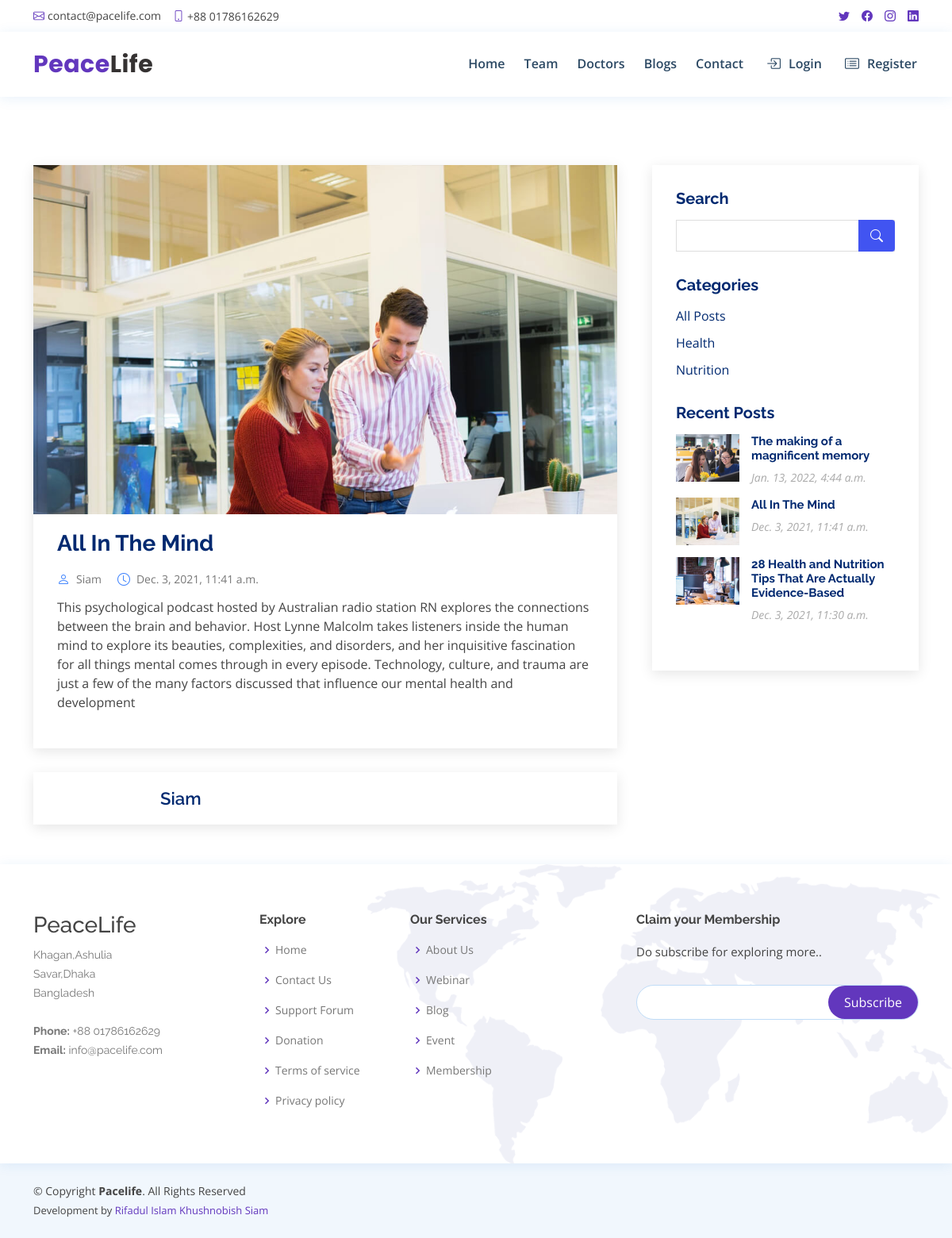
Page /blog/all-in-the-mind/ on the committed database.
### blog/models.py (models this page shows, shortened)
class BlogPost(models.Model):
    author = models.ForeignKey(User, on_delete=models.CASCADE)
    title = models.CharField(max_length=1000)
    content = RichTextUploadingField()
    slug = models.SlugField(max_length=300, null=True,blank=True)
    category = models.ForeignKey(Category, on_delete=models.CASCADE)
    image = models.ImageField(upload_to='Blog_images/')
    publish = models.BooleanField(default=True)
    create_at = models.DateTimeField(auto_now_add=True)
    updated_at = models.DateTimeField(auto_now=True)

class Category(models.Model):
    title = models.CharField(max_length=100)
    slug = models.SlugField(max_length=300, null=True,blank=True)
    create_at = models.DateTimeField(auto_now_add=True)
    updated_at = models.DateTimeField(auto_now=True)
    def __str__(self):
        return self.title

### account/models.py (models this page shows, shortened)
class User(AbstractBaseUser,PermissionsMixin):
    userType = (
        ('Patient','Patient'),
        ('Doctor','Doctor'),
    )
    email = LowercaseEmailField(_('email address'), unique=True)
    username = models.CharField(_('username'), max_length=150,unique=True)
    first_name = models.CharField(max_length=255, blank = True)
    last_name = models.CharField(max_length=255, blank = True)
    phone_regex = RegexValidator( regex = r'^\d{11}$',message = "phone number should exactly be in 11 digits")
    phone = models.CharField(max_length=255, validators=[phone_regex], blank = True, null=True)  # you can set it unique = True
    profile_image = models.ImageField(upload_to='user_profile_pic',default='user_profile_pic/avatar.png')
    user_type = models.CharField(max_length=255,choices=userType)
    is_staff = models.BooleanField(default=False)
    is_active = models.BooleanField(default=True)
    date_joined = models.DateTimeField(auto_now_add=True)
    updated = models.DateTimeField(auto_now=True)
    objects = CustomUserManager()
    USERNAME_FIELD = 'email'
    REQUIRED_FIELDS = ['username','phone']
    class Meta:
        verbose_name = "Accounts"
        verbose_name_plural ="Accounts"
    def __str__(self):
        return self.username

### blog/views.py (the view)
# urls.py: path('<str:slug>/', blogDetailsView, name='blog_details'),
def blogDetailsView(request, slug):
    template_name = "blog/blog_details.html"
    details = BlogPost.objects.get(slug=slug)
    categorys = Category.objects.all()
    recent_posts = BlogPost.objects.all().order_by('-create_at')
    context = {
        'details': details,
        'categorys': categorys,
        'recent_posts':recent_posts
    }
    return render(request, template_name, context)

### templates/blog/blog_details.html (shortened to what this page needs)
{% extends 'base.html' %}
{% load static %}
{% block css_file %}
<link href="{% static 'assets/css/blog.css' %}" rel="stylesheet">
{% endblock css_file %}
{% block main__content %}
<main id="main" style="margin-top:10.5rem">
  <section id="blog" class="blog">
    <div class="container" data-aos="fade-up">
      <div class="row">
        <div class="col-lg-8 entries">
          <article class="entry entry-single">
            <div class="entry-img">
              <img src="{{ details.image.url }}" alt="" class="img-fluid">
            </div>
            <h2 class="entry-title">
              <a href="blog-single.html">{{details.title}}</a>
            </h2>
            <div class="entry-meta">
              <ul>
                <li class="d-flex align-items-center"><i class="bi bi-person"></i> <a
                    href="blog-single.html">{{details.author |title}}</a></li>
                <li class="d-flex align-items-center"><i class="bi bi-clock"></i> <a href="blog-single.html"><time
                      datetime="2020-01-01">{{details.create_at}}</time></a></li>
            </div>
            <div class="entry-content">
              {{details.content | safe}}
            </div>
          </article>
          <div class="blog-author d-flex align-items-center">
            <div>
              <h4>{{details.author|title}}</h4>
            </div>
          </div>
        </div>
        <div class="col-lg-4">
          {% include 'blog/blog_sidebar.html' %}
        </div>
      </div>
    </div>
  </section>
</main>
{% endblock main__content %}

### templates/blog/blog_sidebar.html
{% load static %}
<div class="sidebar">
    <h3 class="sidebar-title">Search</h3>
    <div class="sidebar-item search-form">
        <form action="{% url 'blog' %}" method="GET">
            <input type="text" name='search'>
            <button type="submit"><i class="bi bi-search"></i></button>
        </form>
    </div>
    <h3 class="sidebar-title">Categories</h3>
    <div class="sidebar-item categories">
        <ul>
            <li>
                <a href="{%url 'blog' %}">All Posts</a>
            </li>
            {% for category in categorys %}
            <li>
                <a href="{%url 'categories' category.id %}">{{category.title}}</a>
            </li>
            {% endfor %}
        </ul>
    </div>
    <h3 class="sidebar-title">Recent Posts</h3>
    <div class="sidebar-item recent-posts">
        {% for post in recent_posts %}
        <div class="post-item clearfix">
            <img src="{{ post.image.url }}" alt="">
            <h4><a href="{%url 'blog_details' post.slug %}">{{post.title}}</a></h4>
            <time datetime="2020-01-01">{{post.create_at}}</time>
        </div>
        {% endfor %}
    </div>
</div>

### static/assets/css/base.css (style rules this page uses)
body { font-family: 'Open Sans', sans-serif; color: #444444; }
a { color: #6237bd; text-decoration: none; }
h1, h2, h3, h4, h5, h6 { font-family: 'Raleway', sans-serif; }

### static/assets/css/blog.css (style rules this page uses)
.blog { padding: 40px 0 20px 0; }
.blog .entry { padding: 30px; margin-bottom: 60px; box-shadow: 0 4px 16px rgba(0, 0, 0, 0.1); }
.blog .entry .entry-img { max-height: 440px; margin: -30px -30px 20px -30px; overflow: hidden; }
.blog .entry .entry-title { font-size: 28px; font-weight: bold; padding: 0; margin: 0 0 20px 0; }
.blog .entry .entry-title a { color: #012970; transition: 0.3s; }
.blog .entry .entry-meta { margin-bottom: 15px; color: #4084fd; }
.blog .entry .entry-meta ul { display: flex; flex-wrap: wrap; list-style: none; align-items: center; padding: 0; margin: 0; }
.blog .entry .entry-meta ul li + li { padding-left: 20px; }
.blog .entry .entry-meta i { font-size: 16px; margin-right: 8px; line-height: 0; }
.blog .entry .entry-meta a { color: #777777; font-size: 14px; display: inline-block; line-height: 1; }
.blog .entry .entry-content p { line-height: 24px; }
.blog .entry-single { margin-bottom: 30px; }
.blog .blog-author { padding: 20px; margin-bottom: 30px; box-shadow: 0 4px 16px rgba(0, 0, 0, 0.1); }
.blog .blog-author h4 { font-weight: 600; font-size: 22px; margin-bottom: 0px; padding: 0; color: #012970; }
.blog .sidebar { padding: 30px; margin: 0 0 60px 20px; box-shadow: 0 4px 16px rgba(0, 0, 0, 0.1); }
.blog .sidebar .sidebar-title { font-size: 20px; font-weight: 700; padding: 0 0 0 0; margin: 0 0 15px 0; color: #012970; position: relative; }
.blog .sidebar .sidebar-item { margin-bottom: 30px; }
.blog .sidebar .search-form form { background: #fff; border: 1px solid #ddd; padding: 3px 10px; position: relative; }
.blog .sidebar .search-form form input[type='text'] { border: 0; padding: 4px; border-radius: 4px; width: calc(100% - 40px); }
.blog .sidebar .search-form form button { position: absolute; top: 0; right: 0; bottom: 0; border: 0; background: none; font-size: 16px; padding: 0 15px; margin: -1px; background: #4154f1; color: #fff; transition: 0.3s; border-radius: 0 4px 4px 0; line-height: 0; }
.blog .sidebar .search-form form button i { line-height: 0; }
.blog .sidebar .categories ul { list-style: none; padding: 0; }
.blog .sidebar .categories ul li + li { padding-top: 10px; }
.blog .sidebar .categories ul a { color: #012970; transition: 0.3s; }
.blog .sidebar .recent-posts .post-item + .post-item { margin-top: 15px; }
.blog .sidebar .recent-posts img { width: 80px; float: left; }
.blog .sidebar .recent-posts h4 { font-size: 15px; margin-left: 95px; font-weight: bold; }
.blog .sidebar .recent-posts h4 a { color: #012970; transition: 0.3s; }
.blog .sidebar .recent-posts time { display: block; margin-left: 95px; font-style: italic; font-size: 14px; color: #aaaaaa; }

### rows in the picture
BlogPost: image (picture), title "All In The Mind", author "Siam", create_at "Dec. 3, 2021, 11:41 a.m.", content "This psychological podcast hosted by Australian radio station RN explores the connections between the brain and behavior. Host Lynne Malcolm takes listeners inside the human mind to explore its beauties, complexities, and disorders, and her inquisitive fascination for all things mental comes through in every episode. Technology, culture, and trauma are just a few of the many factors discussed that influence our mental health and development"
Category: title "Health"
Category: title "Nutrition"
BlogPost: image (picture), title "The making of a magnificent memory", create_at "Jan. 13, 2022, 4:44 a.m."
BlogPost: image (picture), title "28 Health and Nutrition Tips That Are Actually Evidence-Based", create_at "Dec. 3, 2021, 11:30 a.m."
